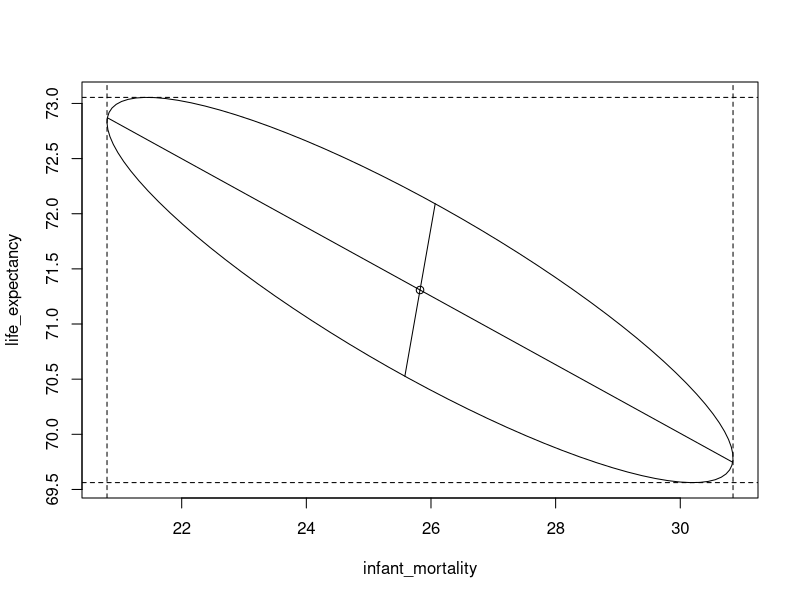
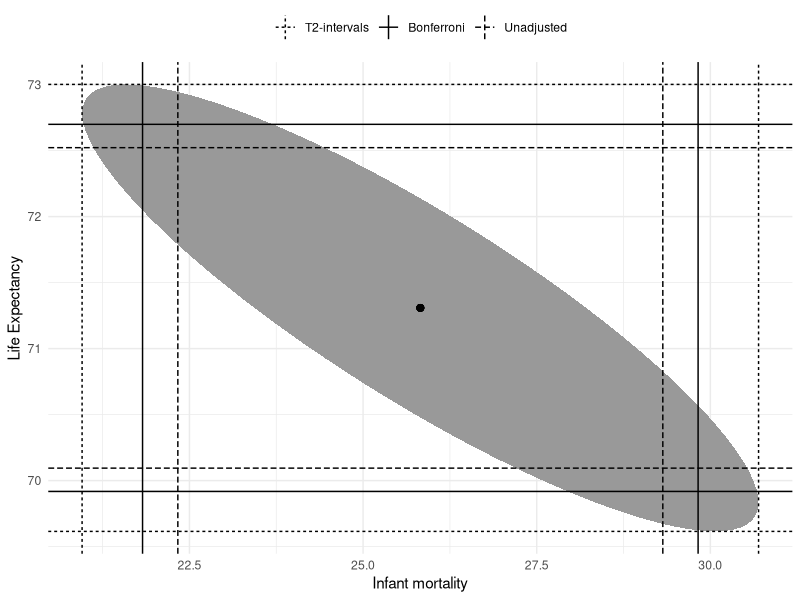
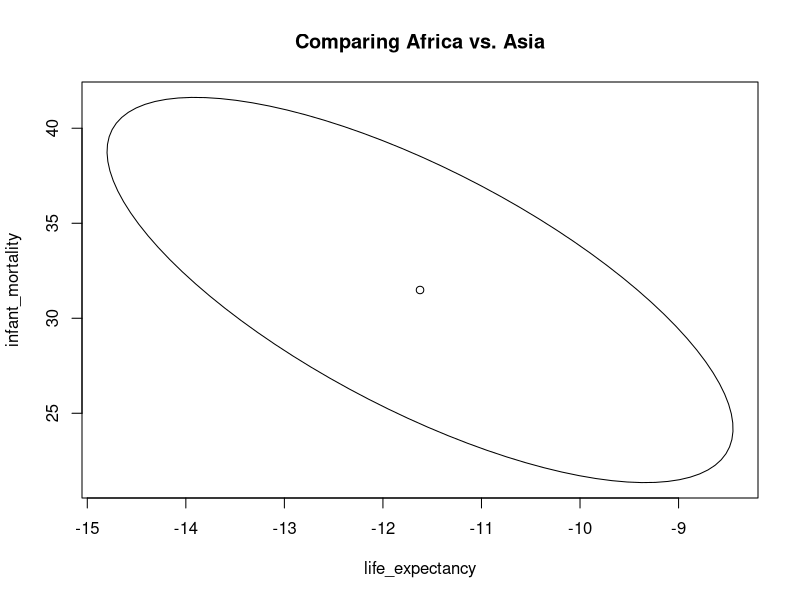
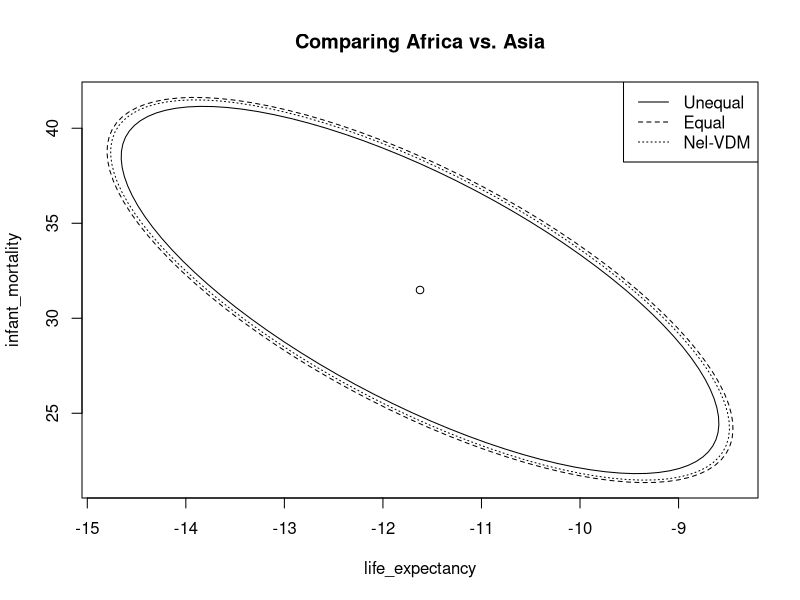

R code for these plots, in order:
## ----setup, include=FALSE---------------------------------------
knitr::opts_chunk$set(cache=TRUE)


## ---- message=FALSE---------------------------------------------
library(dslabs)
library(tidyverse)

dataset <- filter(gapminder, year == 2012, 
                  !is.na(infant_mortality))

dataset <- dataset[,c("infant_mortality",
                      "life_expectancy",
                      "fertility")]
dataset <- as.matrix(dataset)


## ---- message=FALSE---------------------------------------------
dim(dataset)


## ---- message=FALSE---------------------------------------------
# Assume we know Sigma
Sigma <- matrix(c(555, -170, 30, -170, 65, -10, 
                  30, -10, 2), ncol = 3)

mu_hat <- colMeans(dataset) 
mu_hat


## ---- message=FALSE---------------------------------------------
# Test mu = mu_0
mu_0 <- c(25, 50, 3)
test_statistic <- nrow(dataset) * t(mu_hat - mu_0) %*% 
  solve(Sigma) %*% (mu_hat - mu_0)

c(drop(test_statistic), qchisq(0.95, df = 3))

drop(test_statistic) > qchisq(0.95, df = 3)


## ---- message=FALSE---------------------------------------------
n <- nrow(dataset); p <- ncol(dataset)

# Test mu = mu_0
mu_0 <- c(25, 50, 3)
test_statistic <- n * t(mu_hat - mu_0) %*% 
  solve(cov(dataset)) %*% (mu_hat - mu_0)

critical_val <- (n - 1)*p*qf(0.95, df1 = p,
                             df2 = n - p)/(n-p)


## ---- message=FALSE---------------------------------------------
c(drop(test_statistic), critical_val)

drop(test_statistic) > critical_val


## ---------------------------------------------------------------
n <- nrow(dataset); p <- ncol(dataset)

# Test mu = mu_0
mu_0 <- c(25, 50, 3)
test_statistic <- n * t(mu_hat - mu_0) %*% 
  solve(cov(dataset)) %*% (mu_hat - mu_0)

critical_val <- (n - 1)*p*qf(0.95, df1 = p,
                             df2 = n - p)/(n-p)
sample_cov <- diag(cov(dataset))

cbind(mu_hat - sqrt(critical_val*
                      sample_cov/n),
      mu_hat + sqrt(critical_val*
                      sample_cov/n))


## ---------------------------------------------------------------
U <- matrix(c(1, 0, 0,
              0, 1, 0), 
            ncol = 2)
R <- n*solve(t(U) %*% cov(dataset) %*% U)
transf <- chol(R)


## ---------------------------------------------------------------
# First create a circle of radius c
theta_vect <- seq(0, 2*pi, length.out = 100)
circle <- sqrt(critical_val) * cbind(cos(theta_vect), sin(theta_vect))
# Then turn into ellipse
ellipse <- circle %*% t(solve(transf)) + 
  matrix(mu_hat[1:2], ncol = 2, 
         nrow = nrow(circle), 
         byrow = TRUE)


## ---------------------------------------------------------------
# Eigendecomposition
decomp <- eigen(t(U) %*% cov(dataset) %*% U)
first <- sqrt(decomp$values[1]) *
  decomp$vectors[,1] * sqrt(critical_val)
second <- sqrt(decomp$values[2]) * 
  decomp$vectors[,2] * sqrt(critical_val)


## ---- echo = FALSE----------------------------------------------
plot(ellipse, type = 'l',
     xlab = colnames(dataset)[1],
     ylab = colnames(dataset)[2])
lines(x = c(0 + mu_hat[1], first[1]/sqrt(n) + mu_hat[1]),
      y = c(0 + mu_hat[2], first[2]/sqrt(n) + mu_hat[2]))
lines(x = c(0 + mu_hat[1], -first[1]/sqrt(n) + mu_hat[1]),
      y = c(0 + mu_hat[2], -first[2]/sqrt(n) + mu_hat[2]))
lines(x = c(0 + mu_hat[1], second[1]/sqrt(n) + mu_hat[1]),
      y = c(0 + mu_hat[2], second[2]/sqrt(n) + mu_hat[2]))
lines(x = c(0 + mu_hat[1], -second[1]/sqrt(n) + mu_hat[1]),
      y = c(0 + mu_hat[2], -second[2]/sqrt(n) + mu_hat[2]))
points(x = mu_hat[1],
       y = mu_hat[2])

# Add 1d projections
axis_proj <- cbind(mu_hat - sqrt(critical_val*
                                   sample_cov/n),
                   mu_hat + sqrt(critical_val*
                                   sample_cov/n))
abline(v = axis_proj[1,], lty = 2)
abline(h = axis_proj[2,], lty = 2)


## ---- message=FALSE---------------------------------------------
# Let's focus on only two variables
dataset <- dataset[,c("infant_mortality",
                      "life_expectancy")]

n <- nrow(dataset); p <- ncol(dataset)


## ---------------------------------------------------------------
alpha <- 0.05
mu_hat <- colMeans(dataset) 
sample_cov <- diag(cov(dataset))

# Simultaneous CIs
critical_val <- (n - 1)*p*qf(1-0.5*alpha, df1 = p,
                             df2 = n - p)/(n-p)

simul_ci <- cbind(mu_hat - sqrt(critical_val*
                                  sample_cov/n),
                  mu_hat + sqrt(critical_val*
                                  sample_cov/n))


## ---------------------------------------------------------------
# Univariate without correction
univ_ci <- cbind(mu_hat - qt(1-0.5*alpha, n - 1) *
                   sqrt(sample_cov/n),
                 mu_hat + qt(1-0.5*alpha, n - 1) *
                   sqrt(sample_cov/n))


## ---------------------------------------------------------------
# Bonferroni adjustment
bonf_ci <- cbind(mu_hat - qt(1-0.5*alpha/p, n - 1) *
                   sqrt(sample_cov/n),
                 mu_hat + qt(1-0.5*alpha/p, n - 1) *
                   sqrt(sample_cov/n))


## ---------------------------------------------------------------
simul_ci
univ_ci
bonf_ci


## ---- echo = FALSE----------------------------------------------
transf_mat <- solve(chol(solve(cov(dataset)/n)))
# First create a circle of radius c
theta_vect <- seq(0, 2*pi, length.out = 100)
circle <- sqrt(critical_val) * cbind(cos(theta_vect), sin(theta_vect))
ellipse1 <- circle %*% t(transf_mat)
ellipse2 <- t(apply(ellipse1, 1, function(row) row + mu_hat))
colnames(ellipse2) <- c("X", "Y")

data_ellipse <- data.frame(ellipse2)

bind_rows(
  data.frame(t(simul_ci)) %>% mutate(type = 'T2-intervals'),
  data.frame(t(univ_ci)) %>% mutate(type = 'Unadjusted'),
  data.frame(t(bonf_ci)) %>% mutate(type = 'Bonferroni')
  ) %>% 
  ggplot() +
  geom_polygon(data = data_ellipse,
               aes(X, Y),
               fill = 'grey60')+
  geom_vline(aes(xintercept = infant_mortality,
                 linetype = type)) +
  geom_hline(aes(yintercept = life_expectancy,
                 linetype = type)) +
  theme_minimal() +
  geom_point(x = mu_hat[1],
             y = mu_hat[2],
             size = 2) +
  xlab("Infant mortality") +
  ylab("Life Expectancy") +
  theme(legend.position = "top",
        legend.title=element_blank()) +
  scale_linetype_discrete(breaks = c('T2-intervals',
                                     'Bonferroni',
                                     'Unadjusted'))


## ----message = FALSE--------------------------------------------
dataset1 <- gapminder %>% 
  filter(year == 2012, 
         continent == "Africa",
         !is.na(infant_mortality)) %>% 
  select(life_expectancy, infant_mortality) %>% 
  as.matrix()
dim(dataset1)

dataset2 <- gapminder %>% 
  filter(year == 2012, 
         continent == "Asia",
         !is.na(infant_mortality)) %>% 
  select(life_expectancy, infant_mortality) %>% 
  as.matrix()
dim(dataset2)

n1 <- nrow(dataset1); n2 <- nrow(dataset2)
p <- ncol(dataset1)


## ---------------------------------------------------------------
(mu_hat1 <- colMeans(dataset1))
(mu_hat2 <- colMeans(dataset2))

(S1 <- cov(dataset1))
(S2 <- cov(dataset2))

# Even though it doesn't look reasonable
# We will assume equal covariance for now


## ---------------------------------------------------------------
mu_hat_diff <- mu_hat1 - mu_hat2

S_pool <- ((n1 - 1)*S1 + (n2 - 1)*S2)/(n1+n2-2)

test_statistic <- t(mu_hat_diff) %*% 
  solve((n1^-1 + n2^-1)*S_pool) %*% mu_hat_diff

const <- (n1 + n2 - 2)*p/(n1 + n2 - p - 2)
critical_val <- const * qf(0.95, df1 = p,
                           df2 = n1 + n2 - p - 2)

drop(test_statistic) > critical_val


## ----echo = FALSE-----------------------------------------------
R <- solve((n1^-1 + n2^-1)*S_pool)
transf <- chol(R)

# First create a circle of radius c
theta_vect <- seq(0, 2*pi, length.out = 100)
circle <- sqrt(critical_val) * cbind(cos(theta_vect), sin(theta_vect))
# Then turn into ellipse
ellipse1 <- circle %*% t(solve(transf)) + 
  matrix(mu_hat_diff, ncol = p, 
         nrow = nrow(circle), 
         byrow = TRUE)

plot(ellipse1, type = 'l',
     xlab = colnames(dataset1)[1],
     ylab = colnames(dataset1)[2],
     main = "Comparing Africa vs. Asia")
points(x = mu_hat_diff[1],
       y = mu_hat_diff[2])


## ---------------------------------------------------------------
test_statistic <- t(mu_hat_diff) %*% 
  solve(n1^-1*S1 + n2^-1*S2) %*% mu_hat_diff

critical_val <- qchisq(0.95, df = p)

drop(test_statistic) > critical_val


## ----echo = FALSE-----------------------------------------------
R <- solve(n1^-1*S1 + n2^-1*S2)
transf <- chol(R)

# First create a circle of radius c
theta_vect <- seq(0, 2*pi, length.out = 100)
circle <- sqrt(critical_val) * cbind(cos(theta_vect), sin(theta_vect))
# Then turn into ellipse
ellipse2 <- circle %*% t(solve(transf)) + 
  matrix(mu_hat_diff, ncol = p, 
         nrow = nrow(circle), 
         byrow = TRUE)


## ---------------------------------------------------------------
W1 <- S1 %*% solve(n1^-1*S1 + n2^-1*S2)/n1
W2 <- S2 %*% solve(n1^-1*S1 + n2^-1*S2)/n2

trace_square <- sum(diag(W1%*%W1))/n1 + 
  sum(diag(W2%*%W2))/n2
square_trace <- sum(diag(W1))^2/n1 + 
  sum(diag(W2))^2/n2

(nu <- (p + p^2)/(trace_square + square_trace))


## ---------------------------------------------------------------
const <- nu*p/(nu - p - 1)
critical_val <- const * qf(0.95, df1 = p,
                           df2 = nu - p - 1)

drop(test_statistic) > critical_val


## ----echo = FALSE-----------------------------------------------
# First create a circle of radius c
theta_vect <- seq(0, 2*pi, length.out = 100)
circle <- sqrt(critical_val) * cbind(cos(theta_vect), sin(theta_vect))
# Then turn into ellipse
ellipse3 <- circle %*% t(solve(transf)) + 
  matrix(mu_hat_diff, ncol = p, 
         nrow = nrow(circle), 
         byrow = TRUE)

xlim <- range(c(ellipse1[,1], 
                ellipse2[,1],
                ellipse3[,1]))
ylim <- range(c(ellipse1[,2], 
                ellipse2[,2],
                ellipse3[,2]))

plot(ellipse2, type = 'l',
     xlab = colnames(dataset1)[1],
     ylab = colnames(dataset1)[2],
     xlim = xlim, ylim = ylim,
     main = "Comparing Africa vs. Asia")
points(x = mu_hat_diff[1],
       y = mu_hat_diff[2])
lines(ellipse1, lty = 2)
lines(ellipse3, lty = 3)
legend('topright', legend = c("Unequal", "Equal", "Nel-VDM"), lty = 1:3)
